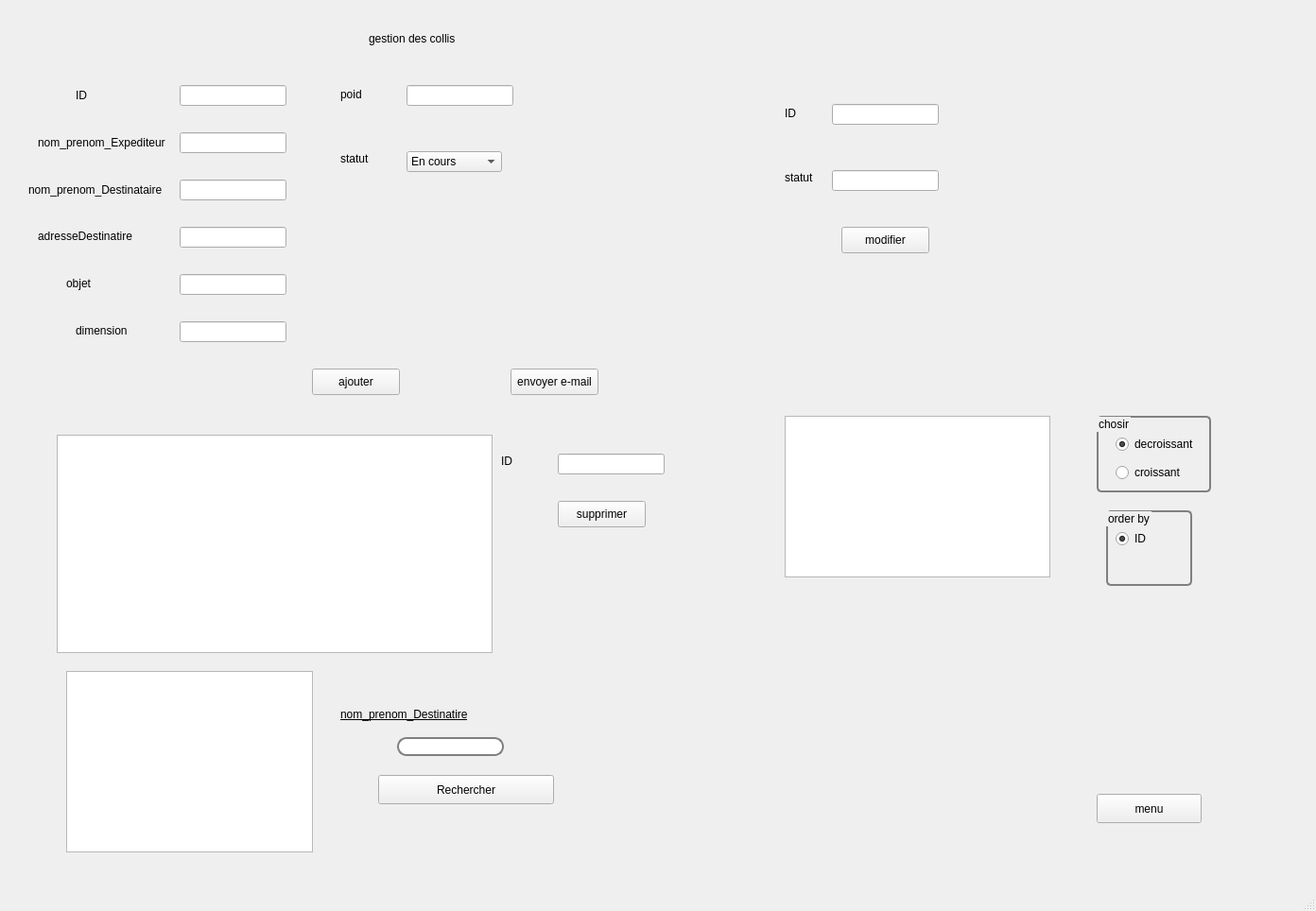
<?xml version="1.0" encoding="UTF-8"?>
<ui version="4.0">
 <class>MainWindow</class>
 <widget class="QMainWindow" name="MainWindow">
  <property name="geometry">
   <rect>
    <x>0</x>
    <y>0</y>
    <width>1392</width>
    <height>964</height>
   </rect>
  </property>
  <property name="windowTitle">
   <string>MainWindow</string>
  </property>
  <widget class="QWidget" name="centralwidget">
   <widget class="QStackedWidget" name="stackedWidget">
    <property name="geometry">
     <rect>
      <x>10</x>
      <y>0</y>
      <width>1291</width>
      <height>1071</height>
     </rect>
    </property>
    <property name="currentIndex">
     <number>2</number>
    </property>
    <widget class="QWidget" name="page">
     <widget class="QPushButton" name="pushButton">
      <property name="geometry">
       <rect>
        <x>460</x>
        <y>100</y>
        <width>311</width>
        <height>111</height>
       </rect>
      </property>
      <property name="text">
       <string>gestion des courrier</string>
      </property>
     </widget>
     <widget class="QLabel" name="label">
      <property name="geometry">
       <rect>
        <x>290</x>
        <y>50</y>
        <width>91</width>
        <height>16</height>
       </rect>
      </property>
      <property name="text">
       <string>menu </string>
      </property>
     </widget>
     <widget class="QPushButton" name="pushButton_2">
      <property name="geometry">
       <rect>
        <x>460</x>
        <y>220</y>
        <width>311</width>
        <height>101</height>
       </rect>
      </property>
      <property name="text">
       <string>gestion des collis</string>
      </property>
     </widget>
    </widget>
    <widget class="QWidget" name="page_2">
     <widget class="QPushButton" name="pushButton_3">
      <property name="geometry">
       <rect>
        <x>1120</x>
        <y>870</y>
        <width>111</width>
        <height>31</height>
       </rect>
      </property>
      <property name="text">
       <string>go to menu</string>
      </property>
     </widget>
     <widget class="QLabel" name="label_2">
      <property name="geometry">
       <rect>
        <x>350</x>
        <y>30</y>
        <width>121</width>
        <height>21</height>
       </rect>
      </property>
      <property name="text">
       <string>gestion des courrier </string>
      </property>
     </widget>
     <widget class="QLabel" name="label_4">
      <property name="geometry">
       <rect>
        <x>70</x>
        <y>150</y>
        <width>161</width>
        <height>21</height>
       </rect>
      </property>
      <property name="text">
       <string>nom_prenom_destinataire</string>
      </property>
     </widget>
     <widget class="QLabel" name="label_6">
      <property name="geometry">
       <rect>
        <x>90</x>
        <y>190</y>
        <width>101</width>
        <height>20</height>
       </rect>
      </property>
      <property name="text">
       <string>statut_courrier</string>
      </property>
     </widget>
     <widget class="QLabel" name="label_17">
      <property name="geometry">
       <rect>
        <x>70</x>
        <y>110</y>
        <width>151</width>
        <height>20</height>
       </rect>
      </property>
      <property name="text">
       <string>nom_prenom_expediteur</string>
      </property>
     </widget>
     <widget class="QLineEdit" name="lineEdit_expediteur">
      <property name="geometry">
       <rect>
        <x>230</x>
        <y>110</y>
        <width>113</width>
        <height>22</height>
       </rect>
      </property>
     </widget>
     <widget class="QLineEdit" name="lineEdit_destinataire">
      <property name="geometry">
       <rect>
        <x>230</x>
        <y>150</y>
        <width>113</width>
        <height>22</height>
       </rect>
      </property>
     </widget>
     <widget class="QPushButton" name="ajoute_cour">
      <property name="geometry">
       <rect>
        <x>230</x>
        <y>250</y>
        <width>93</width>
        <height>28</height>
       </rect>
      </property>
      <property name="text">
       <string>ajouter</string>
      </property>
     </widget>
     <widget class="QPushButton" name="modifier_cour_2">
      <property name="geometry">
       <rect>
        <x>940</x>
        <y>240</y>
        <width>93</width>
        <height>28</height>
       </rect>
      </property>
      <property name="text">
       <string>modifier</string>
      </property>
     </widget>
     <widget class="QTableView" name="tabcourrier_1">
      <property name="geometry">
       <rect>
        <x>0</x>
        <y>330</y>
        <width>411</width>
        <height>201</height>
       </rect>
      </property>
     </widget>
     <widget class="QLabel" name="label_28">
      <property name="geometry">
       <rect>
        <x>800</x>
        <y>170</y>
        <width>101</width>
        <height>20</height>
       </rect>
      </property>
      <property name="text">
       <string>statut_courrier</string>
      </property>
     </widget>
     <widget class="QLineEdit" name="lineEdit_ID_courrier_1">
      <property name="geometry">
       <rect>
        <x>910</x>
        <y>130</y>
        <width>113</width>
        <height>22</height>
       </rect>
      </property>
     </widget>
     <widget class="QLabel" name="label_93">
      <property name="geometry">
       <rect>
        <x>820</x>
        <y>130</y>
        <width>55</width>
        <height>16</height>
       </rect>
      </property>
      <property name="text">
       <string>id</string>
      </property>
     </widget>
     <widget class="QLabel" name="label_94">
      <property name="geometry">
       <rect>
        <x>420</x>
        <y>340</y>
        <width>55</width>
        <height>16</height>
       </rect>
      </property>
      <property name="text">
       <string>id</string>
      </property>
     </widget>
     <widget class="QLineEdit" name="lineEdit_id_courrier_3">
      <property name="geometry">
       <rect>
        <x>470</x>
        <y>340</y>
        <width>113</width>
        <height>22</height>
       </rect>
      </property>
     </widget>
     <widget class="QPushButton" name="ajouter_8">
      <property name="geometry">
       <rect>
        <x>480</x>
        <y>380</y>
        <width>93</width>
        <height>28</height>
       </rect>
      </property>
      <property name="text">
       <string>Supprimer</string>
      </property>
     </widget>
     <widget class="QComboBox" name="comboBox_statut1">
      <property name="geometry">
       <rect>
        <x>230</x>
        <y>190</y>
        <width>101</width>
        <height>22</height>
       </rect>
      </property>
      <item>
       <property name="text">
        <string>En cours</string>
       </property>
      </item>
      <item>
       <property name="text">
        <string>Recu</string>
       </property>
      </item>
     </widget>
     <widget class="QComboBox" name="comboBox_statut">
      <property name="geometry">
       <rect>
        <x>920</x>
        <y>170</y>
        <width>101</width>
        <height>22</height>
       </rect>
      </property>
      <item>
       <property name="text">
        <string>En cours</string>
       </property>
      </item>
      <item>
       <property name="text">
        <string>Recu</string>
       </property>
      </item>
     </widget>
     <widget class="QLineEdit" name="lineEdit_id_courrier">
      <property name="geometry">
       <rect>
        <x>230</x>
        <y>70</y>
        <width>113</width>
        <height>22</height>
       </rect>
      </property>
     </widget>
     <widget class="QLabel" name="label_26">
      <property name="geometry">
       <rect>
        <x>100</x>
        <y>70</y>
        <width>131</width>
        <height>16</height>
       </rect>
      </property>
      <property name="text">
       <string>id</string>
      </property>
     </widget>
     <widget class="QTableView" name="tabcourrier_2">
      <property name="geometry">
       <rect>
        <x>40</x>
        <y>680</y>
        <width>261</width>
        <height>192</height>
       </rect>
      </property>
     </widget>
     <widget class="QPushButton" name="pb_ajouter_10">
      <property name="geometry">
       <rect>
        <x>390</x>
        <y>800</y>
        <width>186</width>
        <height>31</height>
       </rect>
      </property>
      <property name="styleSheet">
       <string notr="true">QPushButton#pb_ajouter_10 {
    background-color: grey;
    border-style: outset;
    border-width: 2px;
    border-radius: 10px;
    border-color: beige;
    font: bold 14px;
    min-width: 10em;
    padding: 6px;
}
</string>
      </property>
      <property name="text">
       <string>Rechercher</string>
      </property>
     </widget>
     <widget class="QGroupBox" name="groupBox_5">
      <property name="geometry">
       <rect>
        <x>1090</x>
        <y>340</y>
        <width>121</width>
        <height>71</height>
       </rect>
      </property>
      <property name="styleSheet">
       <string notr="true">QGroupBox {
    background-color: qlineargradient(x1: 0, y1: 0, x2: 0, y2: 1,
                                      stop: 0 #E0E0E0, stop: 1 #FFFFFF);
    border: 2px solid gray;
    border-radius: 5px;
    margin-top: 1ex; /* leave space at the top for the title */
}</string>
      </property>
      <property name="title">
       <string>chosir</string>
      </property>
      <widget class="QRadioButton" name="radioButton_29">
       <property name="geometry">
        <rect>
         <x>20</x>
         <y>20</y>
         <width>95</width>
         <height>20</height>
        </rect>
       </property>
       <property name="styleSheet">
        <string notr="true"/>
       </property>
       <property name="text">
        <string>decroissant</string>
       </property>
       <property name="checked">
        <bool>true</bool>
       </property>
      </widget>
      <widget class="QRadioButton" name="radioButton_30">
       <property name="geometry">
        <rect>
         <x>20</x>
         <y>50</y>
         <width>95</width>
         <height>20</height>
        </rect>
       </property>
       <property name="text">
        <string>croissant</string>
       </property>
      </widget>
     </widget>
     <widget class="QGroupBox" name="groupBox_6">
      <property name="geometry">
       <rect>
        <x>1090</x>
        <y>430</y>
        <width>121</width>
        <height>80</height>
       </rect>
      </property>
      <property name="styleSheet">
       <string notr="true">QGroupBox {
    background-color: qlineargradient(x1: 0, y1: 0, x2: 0, y2: 1,
                                      stop: 0 #E0E0E0, stop: 1 #FFFFFF);
    border: 2px solid gray;
    border-radius: 5px;
    margin-top: 1ex; /* leave space at the top for the title */
}</string>
      </property>
      <property name="title">
       <string>order by</string>
      </property>
      <widget class="QRadioButton" name="radioButton_27">
       <property name="geometry">
        <rect>
         <x>20</x>
         <y>30</y>
         <width>95</width>
         <height>20</height>
        </rect>
       </property>
       <property name="text">
        <string>CIN</string>
       </property>
       <property name="checked">
        <bool>true</bool>
       </property>
      </widget>
     </widget>
     <widget class="QTableView" name="tabcourrier_6">
      <property name="geometry">
       <rect>
        <x>760</x>
        <y>340</y>
        <width>281</width>
        <height>171</height>
       </rect>
      </property>
      <property name="font">
       <font>
        <pointsize>11</pointsize>
       </font>
      </property>
      <property name="styleSheet">
       <string notr="true"/>
      </property>
     </widget>
     <widget class="QLineEdit" name="lineEdit_cin_4">
      <property name="geometry">
       <rect>
        <x>410</x>
        <y>720</y>
        <width>113</width>
        <height>20</height>
       </rect>
      </property>
      <property name="styleSheet">
       <string notr="true">QLineEdit {
    border: 2px solid gray;
    border-radius: 10px;
    padding: 0 8px;
    background: white;
    selection-background-color: darkgray;
}</string>
      </property>
     </widget>
     <widget class="QLabel" name="label_38">
      <property name="geometry">
       <rect>
        <x>360</x>
        <y>680</y>
        <width>421</width>
        <height>21</height>
       </rect>
      </property>
      <property name="styleSheet">
       <string notr="true">font: 12pt &quot;Andalus&quot;;
text-decoration: underline;</string>
      </property>
      <property name="text">
       <string>nom_prenom_destinataire</string>
      </property>
     </widget>
     <widget class="QPushButton" name="pushButton_6">
      <property name="geometry">
       <rect>
        <x>380</x>
        <y>260</y>
        <width>93</width>
        <height>28</height>
       </rect>
      </property>
      <property name="text">
       <string>e-mail</string>
      </property>
     </widget>
    </widget>
    <widget class="QWidget" name="page_3">
     <widget class="QLabel" name="label_16">
      <property name="geometry">
       <rect>
        <x>380</x>
        <y>30</y>
        <width>141</width>
        <height>21</height>
       </rect>
      </property>
      <property name="text">
       <string>gestion des collis</string>
      </property>
     </widget>
     <widget class="QLabel" name="label_18">
      <property name="geometry">
       <rect>
        <x>30</x>
        <y>140</y>
        <width>151</width>
        <height>21</height>
       </rect>
      </property>
      <property name="text">
       <string>nom_prenom_Expediteur</string>
      </property>
     </widget>
     <widget class="QLabel" name="label_19">
      <property name="geometry">
       <rect>
        <x>20</x>
        <y>190</y>
        <width>161</width>
        <height>21</height>
       </rect>
      </property>
      <property name="text">
       <string>nom_prenom_Destinataire</string>
      </property>
     </widget>
     <widget class="QLabel" name="label_22">
      <property name="geometry">
       <rect>
        <x>30</x>
        <y>240</y>
        <width>121</width>
        <height>20</height>
       </rect>
      </property>
      <property name="text">
       <string>adresseDestinatire</string>
      </property>
     </widget>
     <widget class="QLabel" name="label_23">
      <property name="geometry">
       <rect>
        <x>60</x>
        <y>290</y>
        <width>81</width>
        <height>20</height>
       </rect>
      </property>
      <property name="text">
       <string>objet</string>
      </property>
     </widget>
     <widget class="QLabel" name="label_24">
      <property name="geometry">
       <rect>
        <x>70</x>
        <y>340</y>
        <width>81</width>
        <height>20</height>
       </rect>
      </property>
      <property name="text">
       <string>dimension</string>
      </property>
     </widget>
     <widget class="QLabel" name="label_25">
      <property name="geometry">
       <rect>
        <x>350</x>
        <y>90</y>
        <width>81</width>
        <height>20</height>
       </rect>
      </property>
      <property name="text">
       <string>poid</string>
      </property>
     </widget>
     <widget class="QLineEdit" name="lineEdit_nomExpediteur">
      <property name="geometry">
       <rect>
        <x>180</x>
        <y>140</y>
        <width>113</width>
        <height>22</height>
       </rect>
      </property>
     </widget>
     <widget class="QLineEdit" name="lineEdit_nom_prenom_Destinatire">
      <property name="geometry">
       <rect>
        <x>180</x>
        <y>190</y>
        <width>113</width>
        <height>22</height>
       </rect>
      </property>
     </widget>
     <widget class="QLineEdit" name="lineEdit_poid">
      <property name="geometry">
       <rect>
        <x>420</x>
        <y>90</y>
        <width>113</width>
        <height>22</height>
       </rect>
      </property>
     </widget>
     <widget class="QLineEdit" name="lineEdit_dimension">
      <property name="geometry">
       <rect>
        <x>180</x>
        <y>340</y>
        <width>113</width>
        <height>22</height>
       </rect>
      </property>
     </widget>
     <widget class="QLineEdit" name="lineEdit_objet">
      <property name="geometry">
       <rect>
        <x>180</x>
        <y>290</y>
        <width>113</width>
        <height>22</height>
       </rect>
      </property>
     </widget>
     <widget class="QLineEdit" name="lineEdit_adresseDestinatire">
      <property name="geometry">
       <rect>
        <x>180</x>
        <y>240</y>
        <width>113</width>
        <height>22</height>
       </rect>
      </property>
     </widget>
     <widget class="QPushButton" name="pushButton_4">
      <property name="geometry">
       <rect>
        <x>1150</x>
        <y>840</y>
        <width>111</width>
        <height>31</height>
       </rect>
      </property>
      <property name="text">
       <string>menu</string>
      </property>
     </widget>
     <widget class="QPushButton" name="ajouter_5">
      <property name="geometry">
       <rect>
        <x>320</x>
        <y>390</y>
        <width>93</width>
        <height>28</height>
       </rect>
      </property>
      <property name="text">
       <string>ajouter</string>
      </property>
     </widget>
     <widget class="QPushButton" name="ajouter_6">
      <property name="geometry">
       <rect>
        <x>880</x>
        <y>240</y>
        <width>93</width>
        <height>28</height>
       </rect>
      </property>
      <property name="text">
       <string>modifier</string>
      </property>
     </widget>
     <widget class="QTableView" name="tabcoli_1">
      <property name="geometry">
       <rect>
        <x>50</x>
        <y>460</y>
        <width>461</width>
        <height>231</height>
       </rect>
      </property>
     </widget>
     <widget class="QPushButton" name="ajouter_7">
      <property name="geometry">
       <rect>
        <x>580</x>
        <y>530</y>
        <width>93</width>
        <height>28</height>
       </rect>
      </property>
      <property name="text">
       <string>supprimer</string>
      </property>
     </widget>
     <widget class="QLabel" name="label_40">
      <property name="geometry">
       <rect>
        <x>520</x>
        <y>480</y>
        <width>71</width>
        <height>16</height>
       </rect>
      </property>
      <property name="text">
       <string>ID</string>
      </property>
     </widget>
     <widget class="QLineEdit" name="lineEdit_ID_3">
      <property name="geometry">
       <rect>
        <x>580</x>
        <y>480</y>
        <width>113</width>
        <height>22</height>
       </rect>
      </property>
     </widget>
     <widget class="QLineEdit" name="lineEdit_ID_2">
      <property name="geometry">
       <rect>
        <x>870</x>
        <y>110</y>
        <width>113</width>
        <height>22</height>
       </rect>
      </property>
     </widget>
     <widget class="QLabel" name="label_45">
      <property name="geometry">
       <rect>
        <x>820</x>
        <y>110</y>
        <width>71</width>
        <height>20</height>
       </rect>
      </property>
      <property name="text">
       <string>ID</string>
      </property>
     </widget>
     <widget class="QLabel" name="label_3">
      <property name="geometry">
       <rect>
        <x>350</x>
        <y>160</y>
        <width>55</width>
        <height>16</height>
       </rect>
      </property>
      <property name="text">
       <string>statut</string>
      </property>
     </widget>
     <widget class="QLineEdit" name="lineEdit_statut_2">
      <property name="geometry">
       <rect>
        <x>870</x>
        <y>180</y>
        <width>113</width>
        <height>22</height>
       </rect>
      </property>
     </widget>
     <widget class="QLabel" name="label_5">
      <property name="geometry">
       <rect>
        <x>820</x>
        <y>180</y>
        <width>55</width>
        <height>16</height>
       </rect>
      </property>
      <property name="text">
       <string>statut</string>
      </property>
     </widget>
     <widget class="QLineEdit" name="lineEdit_ID">
      <property name="geometry">
       <rect>
        <x>180</x>
        <y>90</y>
        <width>113</width>
        <height>22</height>
       </rect>
      </property>
     </widget>
     <widget class="QLabel" name="label_42">
      <property name="geometry">
       <rect>
        <x>70</x>
        <y>90</y>
        <width>91</width>
        <height>21</height>
       </rect>
      </property>
      <property name="text">
       <string>ID</string>
      </property>
     </widget>
     <widget class="QTableView" name="tabcoli_2">
      <property name="geometry">
       <rect>
        <x>60</x>
        <y>710</y>
        <width>261</width>
        <height>192</height>
       </rect>
      </property>
     </widget>
     <widget class="QLineEdit" name="lineEdit_name_4">
      <property name="geometry">
       <rect>
        <x>410</x>
        <y>780</y>
        <width>113</width>
        <height>20</height>
       </rect>
      </property>
      <property name="styleSheet">
       <string notr="true">QLineEdit {
    border: 2px solid gray;
    border-radius: 10px;
    padding: 0 8px;
    background: white;
    selection-background-color: darkgray;
}</string>
      </property>
     </widget>
     <widget class="QLabel" name="label_36">
      <property name="geometry">
       <rect>
        <x>350</x>
        <y>746</y>
        <width>281</width>
        <height>20</height>
       </rect>
      </property>
      <property name="styleSheet">
       <string notr="true">font: 12pt &quot;Andalus&quot;;
text-decoration: underline;</string>
      </property>
      <property name="text">
       <string>nom_prenom_Destinatire</string>
      </property>
     </widget>
     <widget class="QPushButton" name="pb_ajouter_11">
      <property name="geometry">
       <rect>
        <x>390</x>
        <y>820</y>
        <width>186</width>
        <height>31</height>
       </rect>
      </property>
      <property name="styleSheet">
       <string notr="true">QPushButton#pb_ajouter_10 {
    background-color: grey;
    border-style: outset;
    border-width: 2px;
    border-radius: 10px;
    border-color: beige;
    font: bold 14px;
    min-width: 10em;
    padding: 6px;
}
</string>
      </property>
      <property name="text">
       <string>Rechercher</string>
      </property>
     </widget>
     <widget class="QTableView" name="tabcoli_5">
      <property name="geometry">
       <rect>
        <x>820</x>
        <y>440</y>
        <width>281</width>
        <height>171</height>
       </rect>
      </property>
      <property name="font">
       <font>
        <pointsize>11</pointsize>
       </font>
      </property>
      <property name="styleSheet">
       <string notr="true"/>
      </property>
     </widget>
     <widget class="QGroupBox" name="groupBox_4">
      <property name="geometry">
       <rect>
        <x>1150</x>
        <y>440</y>
        <width>121</width>
        <height>81</height>
       </rect>
      </property>
      <property name="styleSheet">
       <string notr="true">QGroupBox {
    background-color: qlineargradient(x1: 0, y1: 0, x2: 0, y2: 1,
                                      stop: 0 #E0E0E0, stop: 1 #FFFFFF);
    border: 2px solid gray;
    border-radius: 5px;
    margin-top: 1ex; /* leave space at the top for the title */
}</string>
      </property>
      <property name="title">
       <string>chosir</string>
      </property>
      <widget class="QRadioButton" name="radioButton_23">
       <property name="geometry">
        <rect>
         <x>20</x>
         <y>20</y>
         <width>95</width>
         <height>20</height>
        </rect>
       </property>
       <property name="styleSheet">
        <string notr="true"/>
       </property>
       <property name="text">
        <string>decroissant</string>
       </property>
       <property name="checked">
        <bool>true</bool>
       </property>
      </widget>
      <widget class="QRadioButton" name="radioButton_24">
       <property name="geometry">
        <rect>
         <x>20</x>
         <y>50</y>
         <width>95</width>
         <height>20</height>
        </rect>
       </property>
       <property name="text">
        <string>croissant</string>
       </property>
      </widget>
      <zorder>radioButton_24</zorder>
      <zorder>radioButton_23</zorder>
     </widget>
     <widget class="QGroupBox" name="groupBox_3">
      <property name="geometry">
       <rect>
        <x>1160</x>
        <y>540</y>
        <width>91</width>
        <height>80</height>
       </rect>
      </property>
      <property name="styleSheet">
       <string notr="true">QGroupBox {
    background-color: qlineargradient(x1: 0, y1: 0, x2: 0, y2: 1,
                                      stop: 0 #E0E0E0, stop: 1 #FFFFFF);
    border: 2px solid gray;
    border-radius: 5px;
    margin-top: 1ex; /* leave space at the top for the title */
}</string>
      </property>
      <property name="title">
       <string>order by</string>
      </property>
      <widget class="QRadioButton" name="radioButton_21">
       <property name="geometry">
        <rect>
         <x>10</x>
         <y>20</y>
         <width>95</width>
         <height>20</height>
        </rect>
       </property>
       <property name="text">
        <string>ID</string>
       </property>
       <property name="checked">
        <bool>true</bool>
       </property>
      </widget>
     </widget>
     <widget class="QPushButton" name="pushButton_5">
      <property name="geometry">
       <rect>
        <x>530</x>
        <y>390</y>
        <width>93</width>
        <height>28</height>
       </rect>
      </property>
      <property name="text">
       <string>envoyer e-mail</string>
      </property>
     </widget>
     <widget class="QComboBox" name="comboBox_statut1_2">
      <property name="geometry">
       <rect>
        <x>420</x>
        <y>160</y>
        <width>101</width>
        <height>22</height>
       </rect>
      </property>
      <property name="insertPolicy">
       <enum>QComboBox::NoInsert</enum>
      </property>
      <item>
       <property name="text">
        <string>En cours</string>
       </property>
      </item>
      <item>
       <property name="text">
        <string>Recu</string>
       </property>
      </item>
     </widget>
    </widget>
   </widget>
  </widget>
  <widget class="QMenuBar" name="menubar">
   <property name="geometry">
    <rect>
     <x>0</x>
     <y>0</y>
     <width>1392</width>
     <height>26</height>
    </rect>
   </property>
  </widget>
  <widget class="QStatusBar" name="statusbar"/>
 </widget>
 <resources/>
 <connections/>
</ui>
